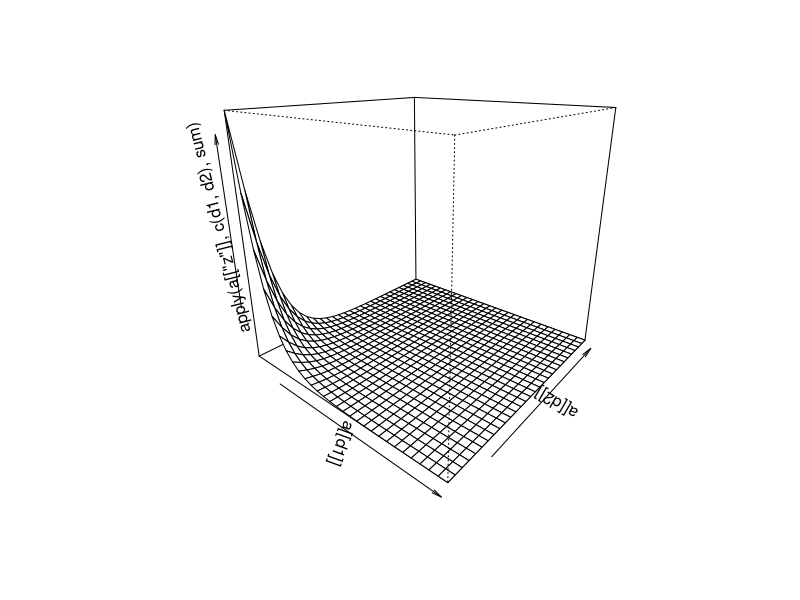
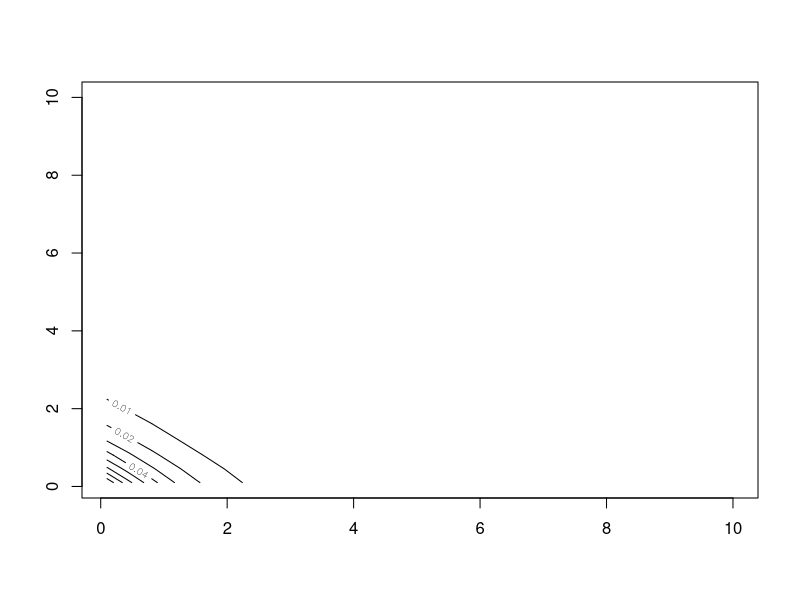
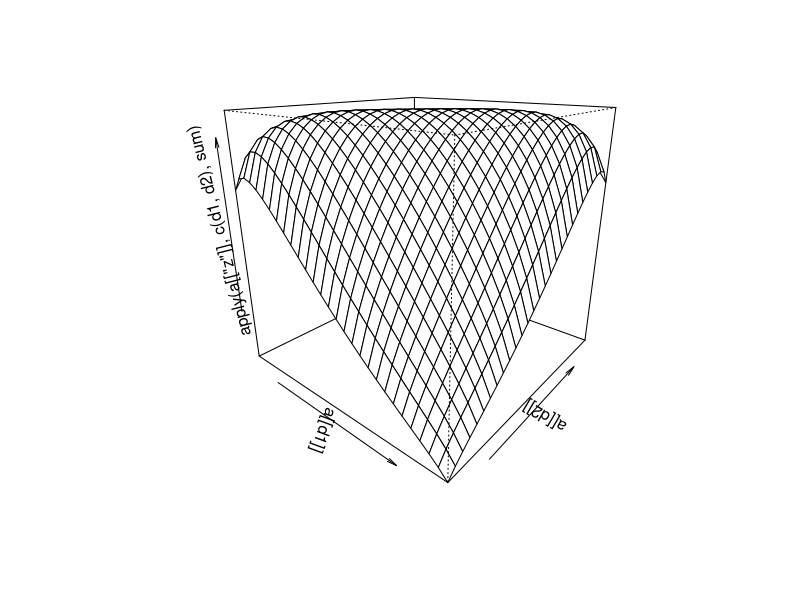
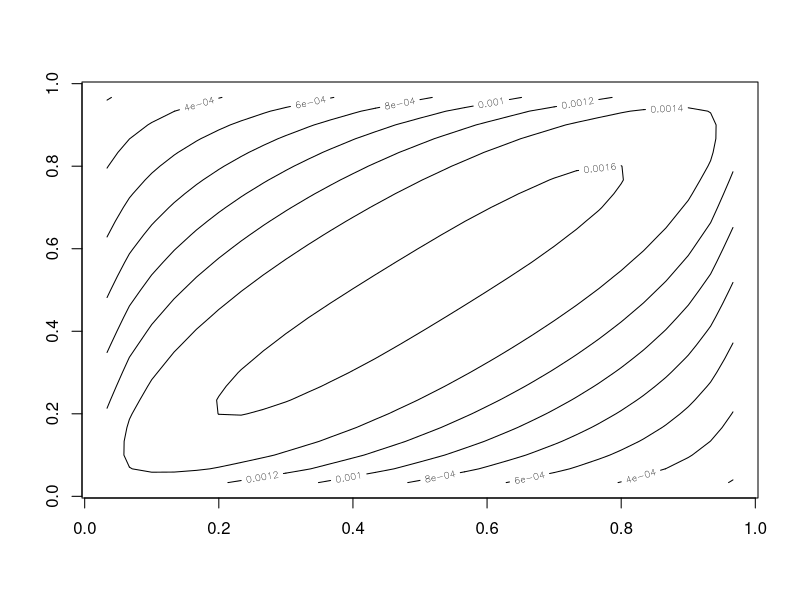
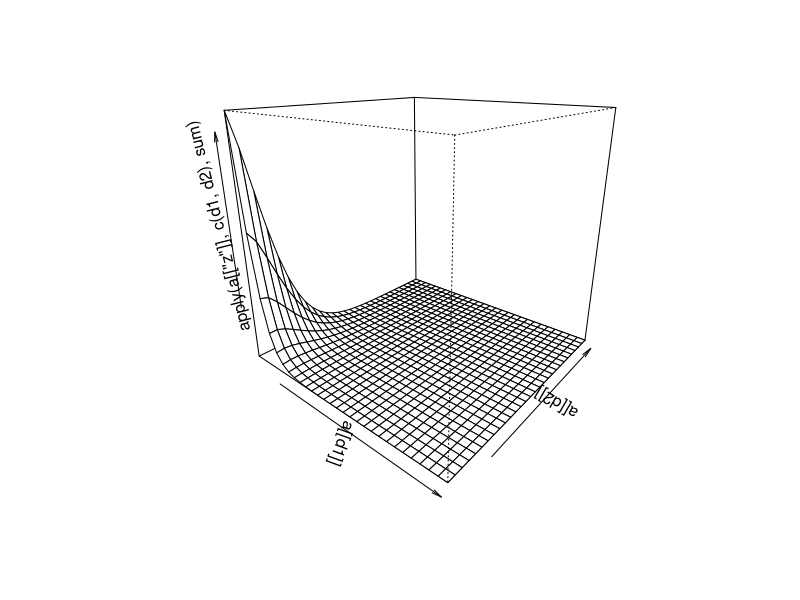
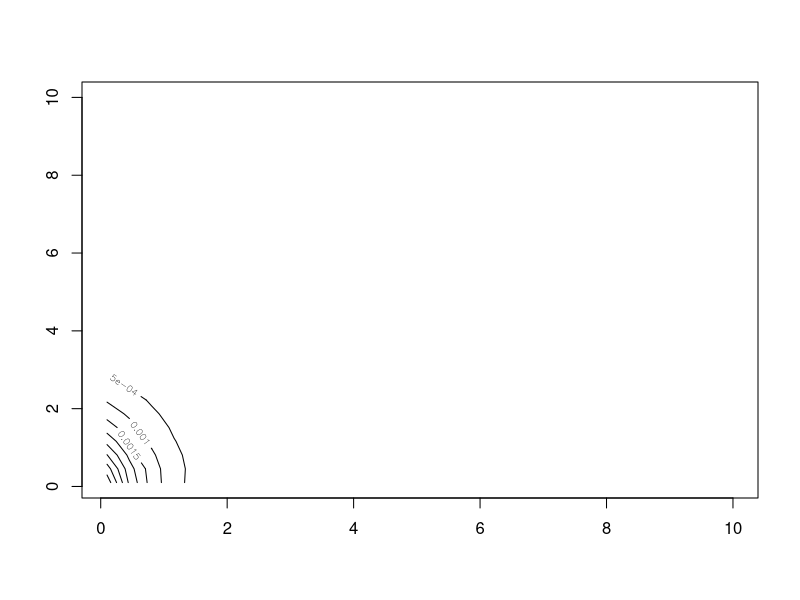
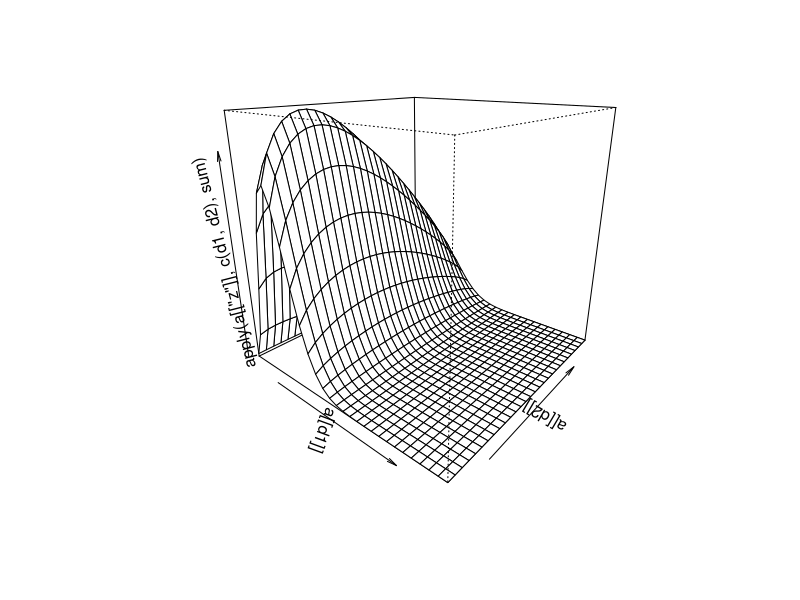
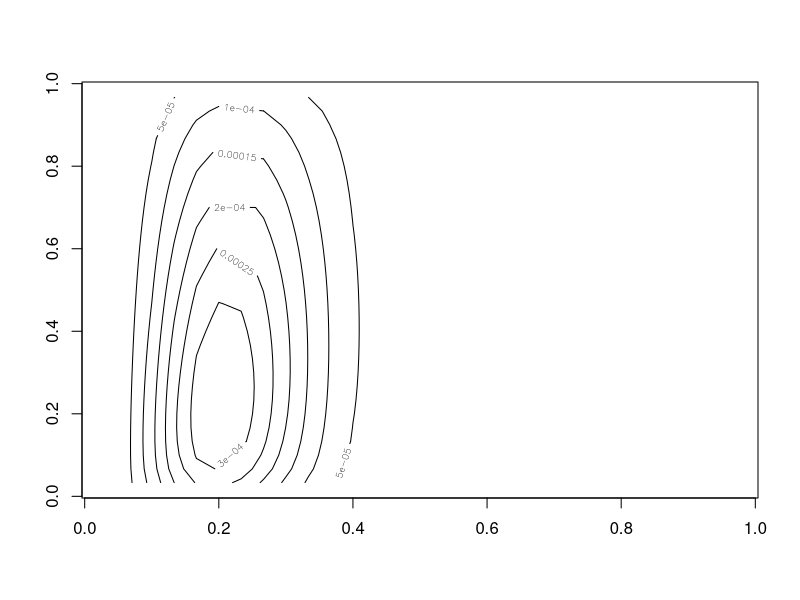

Generate these figures, in order, with R: (Note: this script raises an error after producing the figures.)
## ---- chunk 1
rm(list=ls())

calculate_gamma_gamma_prior <- function(s0, s1, n) {
  gamma_seq <- seq(s0, s1, length=n)
  beta_seq <- seq(1/(n+1), n/(n+1), length=n)
  z <- array(NA, rep(n,4))
  for (i1 in 1:n) {
    for (i2 in 1:n) {
      for (j1 in 1:n) {
        for (j2 in 1:n) {
          z[i1,i2,j1,j2] <-
            dgamma(gamma_seq[i1], 1) *
            dgamma(gamma_seq[i2], 1) *
            dbeta(beta_seq[j1], 1+gamma_seq[i1], 1+gamma_seq[i2]) *
            dbeta(beta_seq[j2], 1+gamma_seq[i1], 1+gamma_seq[i2])
        }
      }
    }
  }
  cat("\n\nSum = ", round(sum(z),2), ".\n\n")
  z <- z / sum(z)
  a <- list(x1=gamma_seq, x2=gamma_seq, x3=beta_seq, x4=beta_seq, z=z)
  return(a)
}
tst1 <- calculate_gamma_gamma_prior(0.1, 10, 15)

calculate_likelihood <- function(x, n, prior, di) {
  d <- dim(prior$z)
  z <- dbinom(x, n, prior[[di]])
  a <- 
    list (x1=rep(1, d[1]), 
          x2=rep(1, d[2]),
          x3=rep(1, d[3]),
          x4=rep(1, d[4]))
  a[[di]] <- z                       
  return(a)
}
tst2 <- calculate_likelihood( 4, 20, tst1, 3)
tst3 <- calculate_likelihood(54, 60, tst1, 4)

calculate_posterior <- function(prior, li) {
  a <- prior
  a[["z"]] <- prior$z*outer(outer(outer(li$x1, li$x2), li$x3), li$x4)
  return(a)
}
tst4 <- calculate_posterior(tst1, tst2)
tst5 <- calculate_posterior(tst1, tst3)

gamma_gamma_prior <- calculate_gamma_gamma_prior(0.1, 10, 29)
prior_likelihood <- calculate_likelihood(4, 20, gamma_gamma_prior, 3)
nice_likelihood  <- calculate_likelihood(18, 60, gamma_gamma_prior, 4)
nasty_likelihood <- calculate_likelihood(54, 60, gamma_gamma_prior,4)
partial_posterior <- calculate_posterior(gamma_gamma_prior, prior_likelihood)
nice_posterior <- calculate_posterior(partial_posterior, nice_likelihood)
nasty_posterior <- calculate_posterior(partial_posterior, nasty_likelihood)

## ---- chunk 2

draw_surface <- function(d1, d2, a) {
  persp(x=a[[d1]], y=a[[d2]], z=apply(a[["z"]], c(d1,d2), sum), theta=40, phi=20)
  contour(x=a[[d1]], y=a[[d2]], z=apply(a[["z"]], c(d1,d2), sum))
}

draw_surface(1, 2, gamma_gamma_prior)
draw_surface(3, 4, gamma_gamma_prior)
draw_surface(1, 2, partial_posterior)
draw_surface(3, 4, partial_posterior)
draw_surface(1, 2, nice_posterior)
draw_surface(3, 4, nice_posterior)
draw_surface(1, 2, nasty_posterior)
draw_surface(3, 4, nasty_posterior)
## ---- chunk 3

calculate_beta_gamma_prior <- function(g0, g1, ng, nb) {
  gamma_seq <- seq(g0, g1, length=ng)
  beta_seq <- seq(1/(nb+1), nb/(nb+1), length=nb)
  z <- array(NA, c(nb,ng, nb, nb))
  for (i1 in 1:nb) {
    for (i2 in 1:ng) {
      for (j1 in 1:nb) {
        for (j2 in 1:nb) {
          alpha_h <- gamma_seq[i2]*beta_seq[i1]
          beta_h  <- gamma_seq[i2]*(1-beta_seq[i1])
          z[i1,i2,j1,j2] <-
            dbeta(beta_seq[i1], 1, 1) *
            dgamma(gamma_seq[i2], 2) *
            dbeta(beta_seq[j1], 1+gamma_seq[i1], 1+gamma_seq[i2]) *
            dbeta(beta_seq[j2], 1+gamma_seq[i1], 1+gamma_seq[i2])
        }
      }
    }
  }
  cat("\n\nSum = ", round(sum(z),2), ".\n\n")
  z <- z / sum(z)
  a <- list(x1=beta_seq, x2=gamma_seq, x3=beta_seq, x4=beta_seq, z=z)
  return(a)
}
tst1 <- calculate_beta_gamma_prior(0.1, 20, 50, 15)
tst2 <- calculate_likelihood( 4, 20, tst1, 3)
tst3 <- calculate_posterior(tst1, tst2)
tst4 <- calculate_likelihood(54, 60, tst1, 4)
tst5 <- calculate_posterior(tst3, tst4)

beta_gamma_prior <- calculate_beta_gamma_prior(0.1, 20, 50, 15)
prior_likelihood <- calculate_likelihood(4, 20, beta_gamma_prior, 3)
nice_likelihood  <- calculate_likelihood(18, 60, beta_gamma_prior, 4)
nasty_likelihood <- calculate_likelihood(54, 60, beta_gamma_prior,4)
partial_posterior <- calculate_posterior(beta_gamma_prior, prior_likelihood)
nice_posterior <- calculate_posterior(partial_posterior, nice_likelihood)
nasty_posterior <- calculate_posterior(partial_posterior, nasty_likelihood)
## ---- chunk 4
draw_surface(1, 2, beta_gamma_prior)
draw_surface(3, 4, beta_gamma_prior)
draw_surface(1, 2, partial_posterior)
draw_surface(3, 4, partial_posterior)
draw_surface(1, 2, nice_posterior)
draw_surface(3, 4, nice_posterior)
draw_surface(1, 2, nasty_posterior)
draw_surface(3, 4, nasty_posterior)
## ---- chunk 5

calculate_beta_pareto_prior <- function(nb) {
  beta_seq <- seq(1/(nb+1), nb/(nb+1), length=nb)
  z <- array(NA, c(nb,ng, nb, nb))
  for (i1 in 1:nb) {
    for (i2 in 1:nb) {
      for (j1 in 1:nb) {
        for (j2 in 1:nb) {
          alpha_h <-    beta_seq[i1]  / beta_seq[i2]
          beta_h  <- (1-beta_seq[i1]) / beta_seq[i2]
          z[i1,i2,j1,j2] <-
            dbeta(beta_seq[i1], 1, 1) *
            dbeta(beta_seq[i2], 1, 1) *
            dbeta(beta_seq[j1], alpha_h, beta_h) *
            dbeta(beta_seq[j2], alpha_h, beta_h)
        }
      }
    }
  }
  cat("\n\nSum = ", round(sum(z),2), ".\n\n")
  z <- z / sum(z)
  a <- list(x1=beta_seq, x2=beta_seq, x3=beta_seq, x4=beta_seq, z=z)
  return(a)
}
tst1 <- calculate_beta_pareto_prior(9)
tst2 <- calculate_likelihood( 4, 20, tst1, 3)
tst3 <- calculate_posterior(tst1, tst2)
tst4 <- calculate_likelihood(54, 60, tst1, 4)
tst5 <- calculate_posterior(tst3, tst4)

beta_pareto_prior <- calculate_beta_pareto_prior(20)
prior_likelihood <- calculate_likelihood(4, 20, beta_pareto_prior, 3)
nice_likelihood  <- calculate_likelihood(18, 60, beta_pareto_prior, 4)
nasty_likelihood <- calculate_likelihood(54, 60, beta_pareto_prior,4)
partial_posterior <- calculate_posterior(beta_pareto_prior, prior_likelihood)
nice_posterior <- calculate_posterior(partial_posterior, nice_likelihood)
nasty_posterior <- calculate_posterior(partial_posterior, nasty_likelihood)
## ---- chunk 6
draw_surface(1, 2, beta_pareto_prior)
draw_surface(3, 4, beta_pareto_prior)
draw_surface(1, 2, partial_posterior)
draw_surface(3, 4, partial_posterior)
draw_surface(1, 2, nice_posterior)
draw_surface(3, 4, nice_posterior)
draw_surface(1, 2, nasty_posterior)
draw_surface(3, 4, nasty_posterior)
## ---- chunk 7
save.image("hierarchical-prior.RData")
